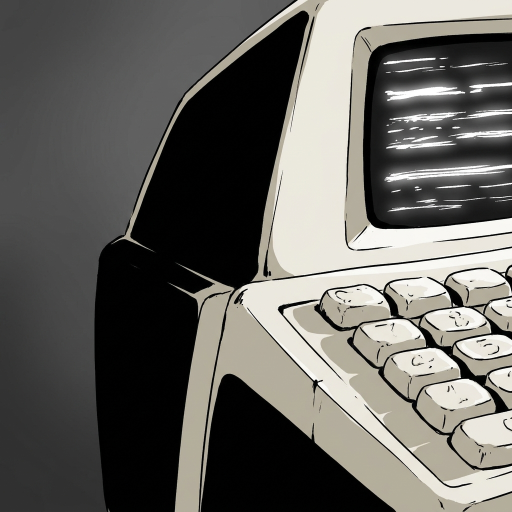
#> input picture pipeline/art/done/raw-cust-card-aldous-device.png, 1024 x 1024 px (shown at 1/2 size)
$ python colourise.py ../art/done/raw-cust-card-aldous-device.png out.png --width 100 --height 100
#> lines starting #> are read from the running program, lines starting #| are printed output that depends on the picture
#!/usr/bin/env python3
"""FULL COLOUR treatment for KP/OS window imagery (RULINGS.md law 5).

Same generator loadout-eva used for the bench feed, retuned for paper
scans: the source art is monochrome ink, so this is a COLOURISATION and
not a reveal. Gradient-map the raw greyscale through a lit-desk palette
(cool ink shadow -> aged paper mid -> lamp highlight), add a warm radial
lift where the bench lamp sits, then Floyd-Steinberg dither to a
16-colour adaptive palette AT THE FINAL SIZE so it still reads as a
dithered frame rather than a photograph.
"""
from PIL import Image, ImageOps
import numpy as np
import argparse

# lit-desk ramp: cool ink shadow, aged paper mid, warm lamp highlight
RAMPS = {
    "paper": [(0.00, (22, 30, 44)), (0.34, (86, 78, 78)), (0.62, (168, 150, 118)),
              (0.84, (226, 205, 158)), (1.00, (255, 246, 220))],
    # the inverted device plate: luminous lines on void, so the ramp runs
    # from a cold dead void up through instrument amber
    "plate": [(0.00, (8, 10, 16)), (0.40, (40, 34, 30)), (0.70, (150, 92, 30)),
              (0.88, (233, 160, 56)), (1.00, (255, 226, 168))],
}


def gradient_map(gray, ramp):
    stops = np.array([s for s, _ in ramp])
    cols = np.array([c for _, c in ramp], dtype=float)
    x = gray.astype(float) / 255.0
    out = np.zeros(x.shape + (3,), dtype=float)
    for ch in range(3):
        out[..., ch] = np.interp(x, stops, cols[:, ch])
    return out


def lamp_lift(shape, cx=0.26, cy=0.16, radius=0.95, strength=34.0):
    h, w = shape
    yy, xx = np.mgrid[0:h, 0:w]
    d = np.sqrt(((xx / w) - cx) ** 2 + ((yy / h) - cy) ** 2) / radius
    fall = np.clip(1.0 - d, 0.0, 1.0) ** 2
    lift = np.zeros((h, w, 3))
    lift[..., 0] = fall * strength
    lift[..., 1] = fall * strength * 0.72
    lift[..., 2] = fall * strength * 0.34
    return lift


def main():
    ap = argparse.ArgumentParser()
    ap.add_argument("src")
    ap.add_argument("dst")
    ap.add_argument("--width", type=int, required=True)
    ap.add_argument("--height", type=int, required=True)
    ap.add_argument("--ramp", default="paper")
    ap.add_argument("--invert", action="store_true")
    ap.add_argument("--colors", type=int, default=16)
    a = ap.parse_args()

    im = Image.open(a.src).convert("L")
    # exact target size with a centre crop, same arithmetic as dither.py
    im = ImageOps.fit(im, (a.width, a.height), method=Image.LANCZOS, centering=(0.5, 0.5))
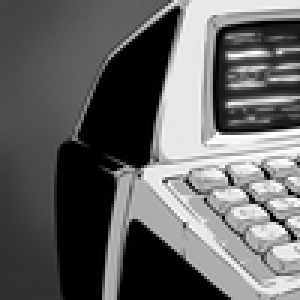
#> im: PIL image 100x100 L (shown 3 times larger); min 0, max 255, mean 100.4
    im = ImageOps.autocontrast(im, cutoff=1)
    g = np.array(im, dtype=float)
    g = 255.0 * (g / 255.0) ** 0.85
    if a.invert:
        g = 255.0 - g

    rgb = gradient_map(g, RAMPS[a.ramp])
#> after the loop in gradient_map, `for ch in range(3):`:
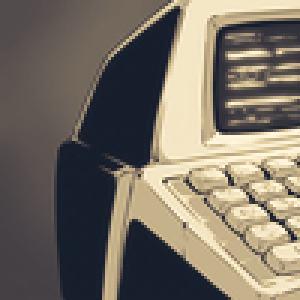
#> out: shape (100, 100, 3) float64 (shown 3 times larger); mean of channels 0, 1, 2 120.6, 113.2, 101.8; drawn as R, G, B
    rgb = np.clip(rgb + lamp_lift(g.shape), 0, 255).astype(np.uint8)
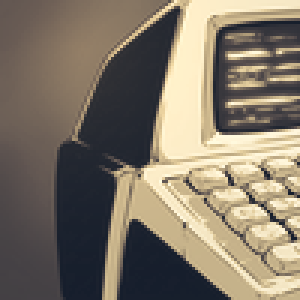
#> rgb: shape (100, 100, 3) (shown 3 times larger); mean of channels 0, 1, 2 129, 119.2, 104.4; drawn as R, G, B
    col = Image.fromarray(rgb, "RGB")

    # adaptive 16-colour palette, Floyd-Steinberg: still a dithered frame
    out = col.quantize(colors=a.colors, method=Image.MEDIANCUT, dither=Image.FLOYDSTEINBERG)
#> out: PIL image 100x100 P
    out.convert("RGB").save(a.dst)
    print(f"{a.dst}: {a.width}x{a.height} {a.colors}-colour {a.ramp}{' inverted' if a.invert else ''}")


main()
